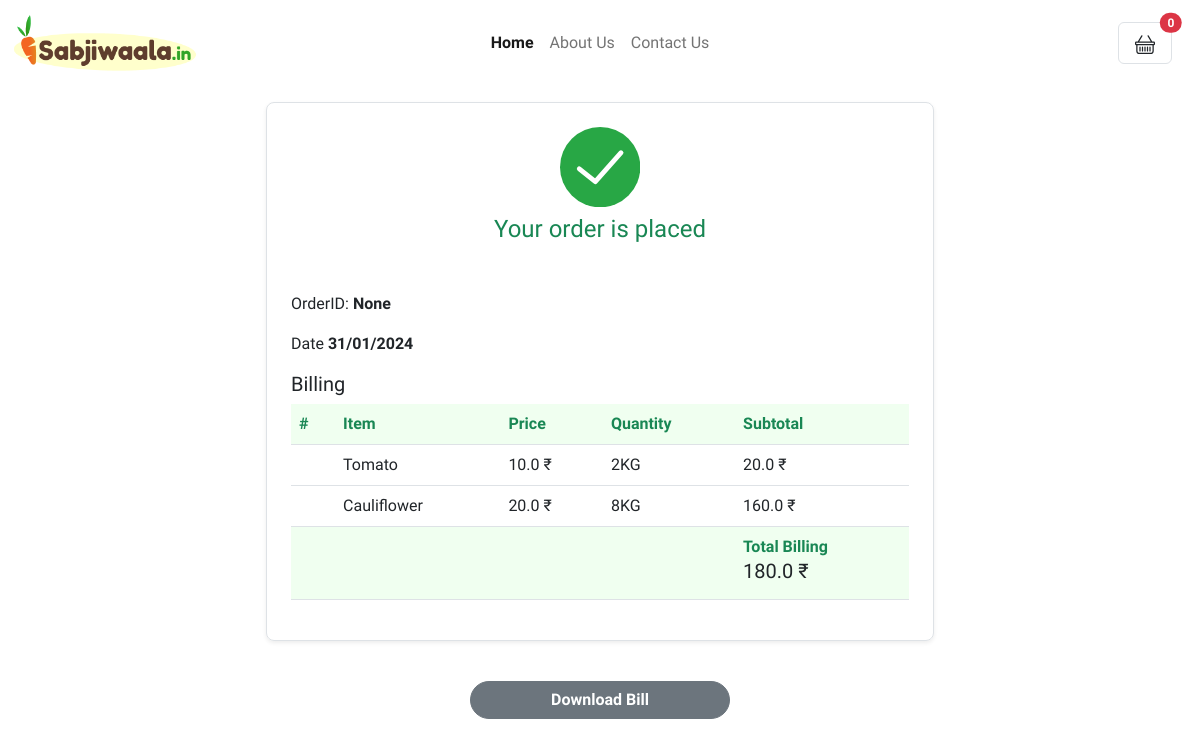
The page /done/ on the database its author committed.
### main/models.py (models this page shows, shortened)
class Order(models.Model):
    STATUS = (
        ("Pending","Pending"),
        ("Out For Delivery","Out For Delivery"),
        ("Delivered","Delivered"),
    )
    customer =  models.ForeignKey(Customer,blank=True, null=True, on_delete= models.SET_NULL)
    date_created = models.DateTimeField(auto_now_add=True)
    complete = models.BooleanField(default=False,null=True,blank=True)
    status = models.CharField(max_length=20,choices=STATUS,null=True)
    transaction_id = models.CharField(max_length=200,null=True)
    class Meta:
        ordering = ['-date_created']
    @property
    def get_cart_total(self):
        orderitems = self.orderitem_set.all()
        total  = sum([item.get_total for item in orderitems])
        return total

class OrderItem(models.Model):
    product =  models.ForeignKey(Product,blank=True, null=True, on_delete= models.SET_NULL)
    order =  models.ForeignKey(Order,blank=True, null=True, on_delete= models.SET_NULL)
    quantity = models.IntegerField(default= 0 ,null=True, blank=True)
    date_created = models.DateTimeField(auto_now_add=True)
    @property
    def get_total(self):
        total = self.product.shop_price * self.quantity
        return total

class Product(models.Model):
    CATEGORY = (
        ("Fruit","Fruit"),
        ("Vegetable","Vegetable"),
    )
    name = models.CharField(max_length=200, null=True)
    market_price = models.FloatField(null=True)
    shop_price = models.FloatField(null=True)
    category = models.CharField(max_length=200, null=True, choices=CATEGORY)
    date_created = models.DateTimeField(auto_now_add=True, null=True)
    pic = models.ImageField(upload_to='products',default = 'default.png', null=True,blank=True)
    tag = models.ManyToManyField(Tag,blank=True)
    visibilty = models.BooleanField(default=True,blank=True,null=True)
    class Meta:
        ordering = ['date_created']

### main/views.py (the view)
# urls.py: path('done/',views.done,name = 'done'),
def done(request):
    data = cartData(request)
    cardItems = data['cardItems']
    template_name = 'main/done.html'
    order = Order.objects.first()
    id = order.id
    order = Order.objects.get(id=id)
    items = order.orderitem_set.all()
    context = {"order":order,"items":items,"cardItems":cardItems}
    return render(request,template_name,context)

### main/utils.py (called while the page is built, shortened)
def cookieCart(request):
    try:
        cart = json.loads(request.COOKIES['cart'])
    except:
        cart = {}
    items = []
    order = {
        'get_cart_total':0,
        'get_cart_items':0,
    }
    cardItems = order['get_cart_items']
    count = 0
    return {'cardItems':cardItems,'order':order, 'items':items}

def cartData(request):
    cookieData = cookieCart(request)
    cardItems = cookieData['cardItems']
    order = cookieData['order']
    items = cookieData['items']
    return {'cardItems':cardItems,'order':order, 'items':items}

### main/templates/main/done.html (shortened to what this page needs)
{% extends 'main/main.html' %}
{% block content %}
{% load static %}
<div class="container-sm p-3" style="max-width: 700px; box-sizing: border-box;">
    <div class="container shadow-sm rounded-3 p-4 border">
        <div class="d-flex justify-content-center">
            <div style="width: 13%;">
            </div>
        </div>
        <div class="text-center text-success m-2 mb-5">
            <h4> Your order is placed </h4>
        </div>
        <div class="text">
            <p>OrderID: <b>{{order.transaction_id}}</b> </p>
            <p>Date <b>{{order.date_created | date:'d/m/Y' }}</b> </p>
        </div>
        <h5>Billing</h5>
        <table class="table align-middle">
            <thead style="background-color: honeydew;">
                <tr>
                    <th scope="col-1" class="text-success"> #</th>
                    <th scope="col-5" class="text-success">Item</th>
                    <th scope="col-2" class="text-success">Price</th>
                    <th scope="col-2" class="text-success">Quantity</th>
                    <th scope="col-2" class="text-success">Subtotal</th>
                </tr>
            </thead>
            <tbody>
                <tr>
                    {% for item in items %}
                    <th scope="row"></th>
                    <td>{{item.product.name}}</td>
                    <td>{{item.product.shop_price}} ₹</td>
                    <td>{{item.quantity}}KG</td>
                    <td>{{item.get_total}} ₹</td>
                </tr>
                {% endfor %}
                <tr style="background-color: honeydew;">
                    <th scope="row"></th>
                    <td></td>
                    <td></td>
                    <td></td>
                    <td colspan="4"> <b class="text-success"> Total Billing </b> <br>
                        <h5>{{order.get_cart_total}} ₹</h5>
                    </td>
                </tr>
            </tbody>
        </table>
    </div>
</div>
<div class="d-flex justify-content-center mt-4">
    <a href="{%url 'main:pdf' order.id %}" class="btn   btn-secondary  rounded-pill d-block " type="submit"
        style="padding-left: 5rem; padding-right: 5rem;"><b>Download Bill</b> </a>
</div>
{% endblock %}

### main/templates/main/main.html (style rules this page uses)
body { font-family: 'Work Sans', sans-serif; }

### rows shown on the page
Order: transaction_id "None", date_created "31/01/2024", get_cart_total "180.0"
OrderItem: product.name "Tomato", product.shop_price "10.0", quantity "2", get_total "20.0"
OrderItem: product.name "Cauliflower", product.shop_price "20.0", quantity "8", get_total "160.0"

### other values the page prints
{{ cardItems }} "0"
